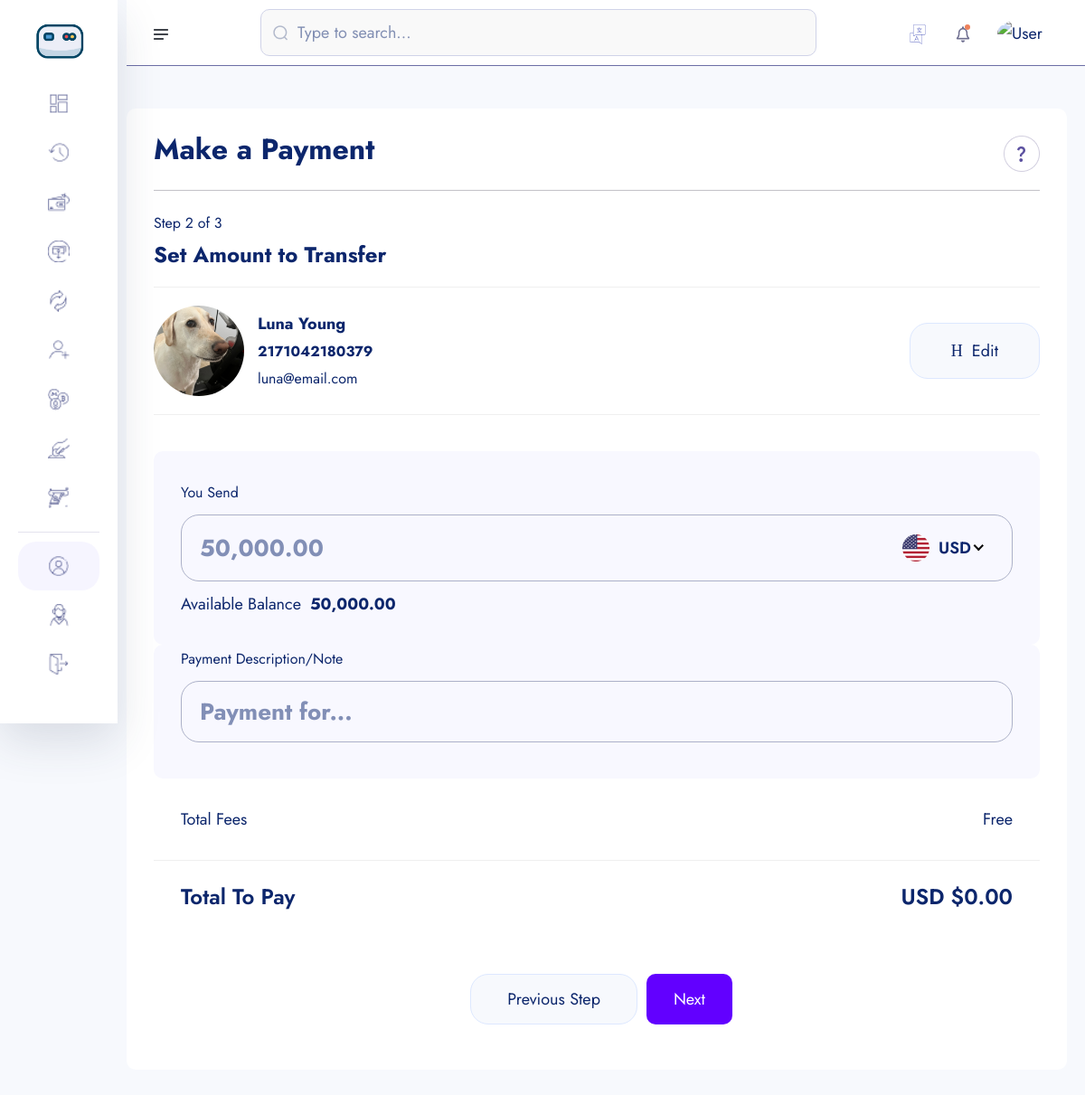
Screenshot of /amount-transfer/2171042180379/ (signed in) with the database file from the repository.
### account/models.py (models this page shows, shortened)
class Account(models.Model):
    id = models.UUIDField(primary_key=True, unique=True, default=uuid.uuid4, editable=False)
    user = models.OneToOneField(User, on_delete=models.CASCADE)
    account_balance = models.DecimalField(max_digits=12, decimal_places=2, default=0.00)
    account_number = ShortUUIDField(unique=True, length=10, max_length=25, prefix="217", alphabet="1234567890")
    account_id = ShortUUIDField(unique=True, length=7, max_length=25, prefix="SAY", alphabet="1234567890")
    pin_number = ShortUUIDField(unique=True, length=4, max_length=7, alphabet="1234567890")
    ref_code = ShortUUIDField(unique=True, length=10, max_length=10, alphabet="abcdefgh1234567890")
    account_status = models.CharField(max_length=100, choices=ACCOUNT_STATUS, default="in-active")
    date = models.DateTimeField(auto_now_add=True)
    kyc_submitted = models.BooleanField(default=False)
    kyc_confirmed = models.BooleanField(default=False)
    recommended_by = models.ForeignKey(User, on_delete=models.DO_NOTHING, blank=True, null=True, related_name="recommended_by")
    class Meta:
        ordering = ['-date']

class KYC(models.Model):
    id = models.UUIDField(primary_key=True, unique=True, default=uuid.uuid4, editable=False)
    user = models.OneToOneField(User, on_delete=models.CASCADE)
    account = models.OneToOneField(Account, on_delete=models.CASCADE, null=True, blank=True)
    full_name = models.CharField(max_length=1000)
    image = models.ImageField(upload_to="kyc", default="default.jpg")
    marital_status = models.CharField(choices=MARITAL_STATUS, max_length=40)
    gender = models.CharField(choices=GENDER, max_length=40)
    identity_type = models.CharField(choices=IDENTITY_TYPE, max_length=140)
    identity_image = models.ImageField(upload_to="kyc", null=True, blank=True)
    date_of_birth = models.DateTimeField(auto_now_add=False)
    signature = models.ImageField(upload_to="kyc")
    country = models.CharField(max_length=100)
    state = models.CharField(max_length=100)
    city = models.CharField(max_length=100)
    mobile = models.CharField(max_length=1000)
    fax = models.CharField(max_length=1000)
    date = models.DateTimeField(auto_now_add=True)

### userauths/models.py (models this page shows, shortened)
class User(AbstractUser):
    username = models.CharField(max_length=100)
    email = models.EmailField(unique=True)
    is_staff = models.BooleanField(default=False)
    is_superuser = models.BooleanField(default=False)
    USERNAME_FIELD = 'email'
    REQUIRED_FIELDS = ['username']

### main_app/transfer.py (the view)
# urls.py: path("amount-transfer/<account_number>/", transfer.amount_transfer, name='amount-transfer'),
def amount_transfer(request, account_number):
    try:
        account = Account.objects.get(account_number=account_number)
    except:
        messages.warning(request, "Account does not exist.")
        return redirect("main_app:search-acct")
    context = {
        "account" : account,
    }
    return render(request, "transfer/amount-transfer.html", context)

### templates/transfer/amount-transfer.html (shortened to what this page needs)
{% extends "partials/dashboard-base.html" %}
{% load static %}
{% load humanize %}
{% block content %}
    <section class="dashboard-section body-collapse pay step step-2">
        <div class="overlay pt-120">
            <div class="container-fruid">
                <div class="main-content">
                    <div class="head-area d-flex align-items-center justify-content-between">
                        <h4>Make a Payment</h4>
                        <div class="icon-area">
                            <img src="{% static 'assets/images/icon/support-icon.png' %}" alt="icon">
                        </div>
                    </div>
                    <div class="choose-recipient">
                        <div class="step-area">
                            <span class="mdr">Step 2 of 3</span>
                            <h5>Set Amount to Transfer</h5>
                        </div>
                        <div class="user-select">
                            <div class="single-user">
                                <div class="left d-flex align-items-center">
                                    <div class="img-area">
                                        <img src="{{ account.user.kyc.image.url }}" style="width: 100px; height: 100px; border-radius: 50%; object-fit: cover"  alt="image">
                                    </div>
                                    <div class="text-area">
                                        <p>{{ account.user.kyc.full_name|title }}</p>
                                        <span class="mdr"><b>{{ account.account_number }}</b></span><br>
                                        <span class="mdr">{{ account.user.email }}</span>
                                    </div>
                                </div>
                                <div class="right">
                                    <a href="{% url "main_app:search-acct" %}">
                                        <i class="icon-h-edit"></i>
                                        Edit
                                    </a>
                                </div>
                            </div>
                        </div>
                    </div>
                    <form action={% url "main_app:amount-transfer-process" account.account_number %}  method="POST">
                        <div class="send-banance">
                            <span class="mdr">You Send</span>
                            <div class="input-area">
                                <input class="xxlr" id="amount-send" name="amount-send" onkeyup="calculateBalance()" placeholder="{{request.user.account.account_balance|intcomma}}" type="number">
                            </div>
                            <p>Available Balance<b>{{request.user.account.account_balance|intcomma}}</b></p>
                        </div>
                        <div class="send-banance pt-0 mt-0">
                            <span class="mdr">Payment Description/Note</span>
                            <div class="input-area">
                                <input class="xxlr" name="description" onkeyup="calculateBalance()" placeholder="Payment for..." type="text">
                            </div>
                        </div>
                        <ul class="total-fees">
                            <li>Total Fees</li>
                            <li>Free</li>
                        </ul>
                        <ul class="total-fees pay">
                            <li><h5>Total To Pay</h5></li>
                            <li><h5 id="total-to-pay">USD $0.00</h5></li>
                        </ul>
                        <div class="footer-area mt-40">
                            <a href="pay-step-1.html">Previous Step</a>
                            <button type="submit" style="padding: 10px 30px; border-radius: 10px; background: rgb(98, 0, 255); color: #fff" class="active">Next</button>
                        </div>
                    </form>
                </div>
            </div>
        </div>
    </section>
{% endblock content %}

### rows the page displays
Account: user.kyc.image (picture), user.kyc.full_name "Luna Young", account_number "2171042180379", user.email "luna@email.com"
User: amount-send "50,000.00", user.account.account_balance "50,000.00"
